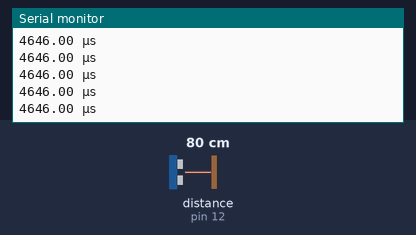
The sketch below on a simulated Arduino Uno, built with avr-gcc and run on an emulated ATmega328P. On the bench: the last lines printed to the serial monitor. Wiring (inferred from the names in the program): ultrasonic range finder: trigger pin 13; echo pin 12. The inputs (shaded band) are chosen by the test bench; at power-on: distance to the obstacle (sensor on pin 12) 80 cm. The echo pulse lasts 58.3 µs per cm.

Above: at 1.2 s.
1.3 s: distance to the obstacle (sensor on pin 12) set to 120 cm
At 1.49 s:
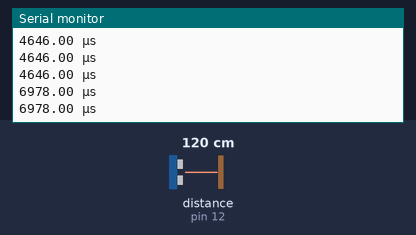
4.3 s: distance to the obstacle (sensor on pin 12) set to 2 cm
At 4.3 s:
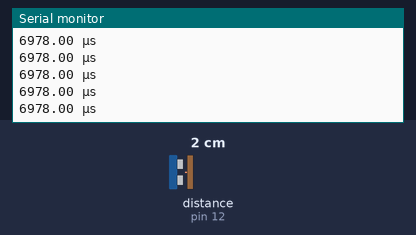
Timing chart, 0 to 7.3 s (numbered marks = the images above; inputs shaded):
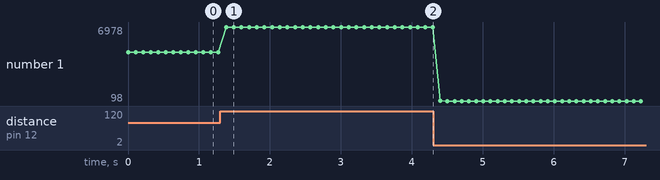

The sketch:

ultrasound1.ino
```cpp
#define trigPin 13 //Trig to Arduino pin 13
#define echoPin 12 //Echo to Arduino pin 12
void setup() {
Serial.begin (9600); //Serial communications at 9600 bps
pinMode(trigPin, OUTPUT); //Set the trigPin as output
pinMode(echoPin, INPUT); //Set the echoPin as input
}
void loop() {
float time, distance;
digitalWrite(trigPin, LOW);
delayMicroseconds(2);
digitalWrite(trigPin, HIGH);
delayMicroseconds(10);
digitalWrite(trigPin, LOW);
time = pulseIn(echoPin, HIGH);
Serial.print(time);
Serial.println(" μs");
delay(100);
}
```

Measured:
- after the input at 1.3 s, the serial monitor: prints a new line after 0.08 s (image 1)
- plotted number 1: 4646 → 6978 after the input at 1.3 s, 6978 → 98 after the input at 4.3 s
